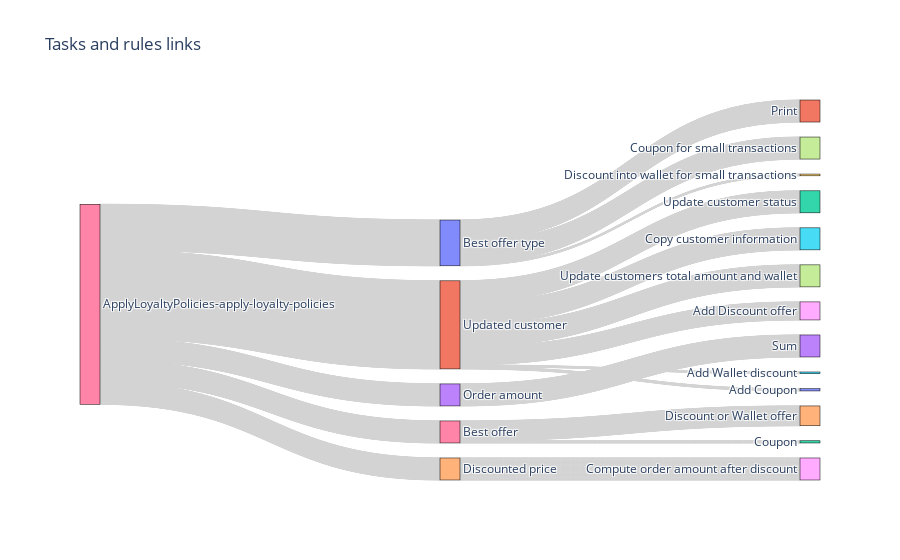

Source (notebook cell):
### Markdown cell above
### 4.1 Representing the decision model coverage through a sandkey <a class="anchor" id="section4_1"></a>
We project all decisions into a sandkey diagram. It shows a synthetic view of all executed assets including rules, tasks and decision models.

### Code cell
#################### setting #################
sources = []
targets = []
labels = []
values = []

for rule in rules:
    labels.extend(list(rule["from"].values()))

labels = list(set(labels))
for rule in rules:
    for item_source, item_target in zip(list(rule["from"].values())[0::1], list(rule["from"].values())[1::1]):
        sources.append(labels.index(item_source))
        targets.append(labels.index(item_target))
        values.append(1)

    sources.append(labels.index(list(rule["from"].values()).pop()))
    targets.append(labels.index(list(rule["from"].values()).pop()))
    values.append(0)

##################### SANKEY PLOT #################
fig = go.Figure(data=[go.Sankey(
    valueformat = ".0f",

    # Define nodes
    node = dict(
      pad = 15,
      thickness = 20,
      line = dict(color = "black", width = 0.5),
      label = labels,
      #color = [random.choice(px.colors.qualitative.Plotly) for i in range(0, len(labels))]
    ),

    # Add links
    link = dict(
      source = sources, 
      target = targets,
      value = values,
      label = labels,
      color = "lightgrey"
      #color = [random.choice(px.colors.qualitative.Set3) for i in range(0, len(labels))]
  ))])

fig.update_layout(title_text="Tasks and rules links", height=600, ) #width=2000
fig.show()

### Figure 1 — Plotly figure (JSON) as saved in the notebook; plotly's stock layout.template omitted (floating-point values rounded to 4 significant figures; data arrays with more than 128 entries replaced by an {"elided": "..."} marker saying what was removed)
{"data": [{"link": {"color": "lightgrey", "label": ["Best offer type", "Print", "Coupon", "Sum", "Discount or Wallet offer", "Add Wallet discount", "Best offer", "Coupon for small transactions", "Add Discount offer", "Discount into wallet for small transactions", "Add Coupon", "Updated customer", "Update customer status", "Order amount", "Discounted price", "Copy customer information", "ApplyLoyaltyPolicies-apply-loyalty-policies", "Update customers total amount and wallet", "Compute order amount after discount"], "source": {"elided": "2724 int values"}, "target": {"elided": "2724 int values"}, "value": {"elided": "2724 int values"}}, "node": {"label": ["Best offer type", "Print", "Coupon", "Sum", "Discount or Wallet offer", "Add Wallet discount", "Best offer", "Coupon for small transactions", "Add Discount offer", "Discount into wallet for small transactions", "Add Coupon", "Updated customer", "Update customer status", "Order amount", "Discounted price", "Copy customer information", "ApplyLoyaltyPolicies-apply-loyalty-policies", "Update customers total amount and wallet", "Compute order amount after discount"], "line": {"color": "black", "width": 0.5}, "pad": 15, "thickness": 20}, "type": "sankey", "valueformat": ".0f"}], "layout": {"autosize": true, "title": {"text": "Tasks and rules links"}}}
